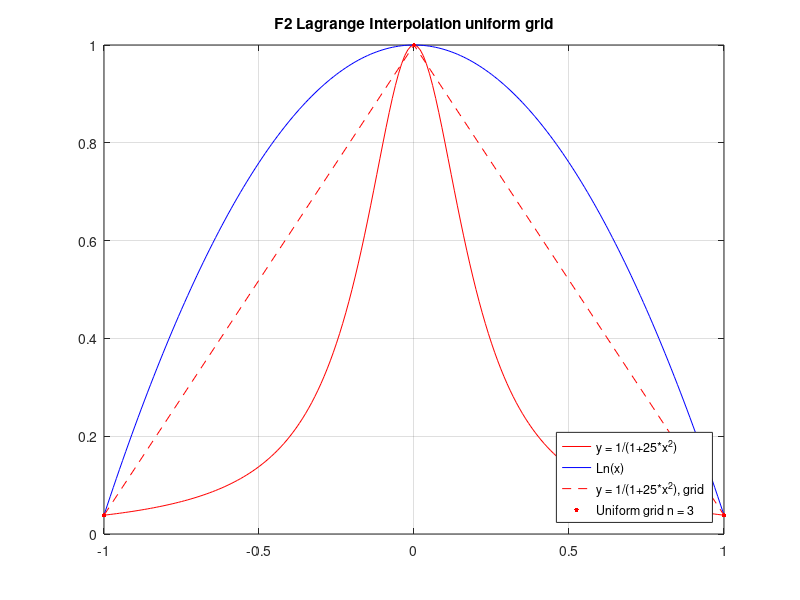
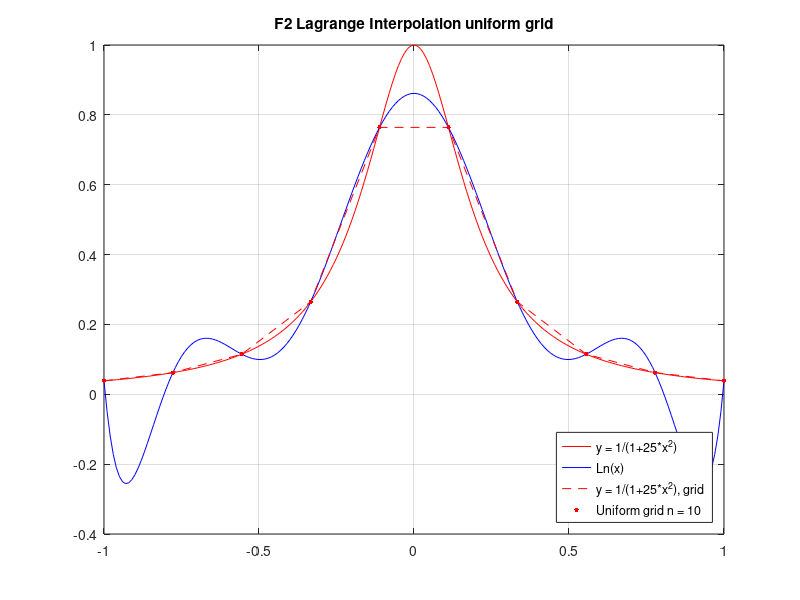
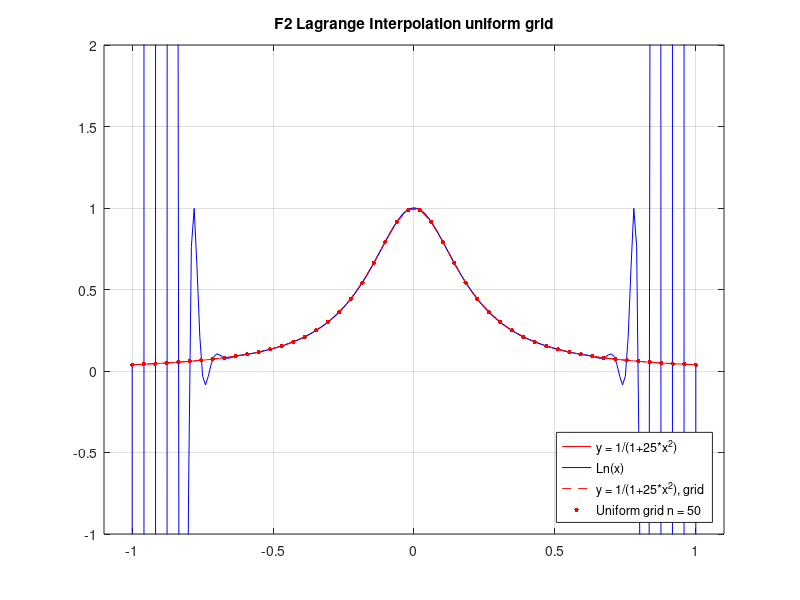
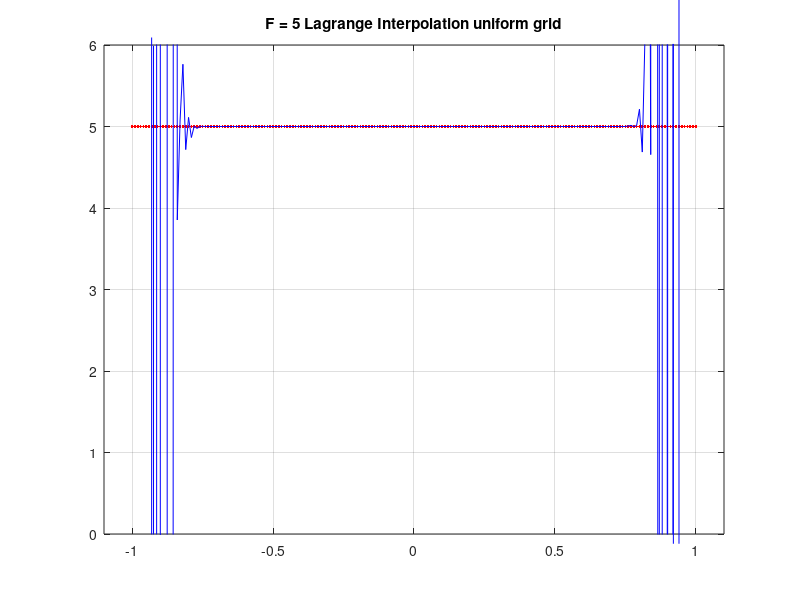

Source code (MATLAB) for these figures, in order:
% Интерполяция Лагранжем F2 равномерная сетка (n = 3)
dot_x=[-1  0  1];
dot_y=[0.0384615  1  0.0384615];

x = [-1:0.01:1];
y = 1./(1+25.*x.^2);
plot(x,y,'r');
hold on

x=[-1:0.01:1];
y=[0.0384615  0.0575962  0.0765385  0.0952885  0.113846  0.132212  0.150385  0.168365  0.186154  0.20375  0.221154  0.238365  0.255385  0.272212  0.288846  0.305288  0.321538  0.337596  0.353462  0.369135  0.384615  0.399904  0.415  0.429904  0.444615  0.459135  0.473462  0.487596  0.501538  0.515288  0.528846  0.542212  0.555385  0.568365  0.581154  0.59375  0.606154  0.618365  0.630385  0.642212  0.653846  0.665288  0.676538  0.687596  0.698462  0.709135  0.719615  0.729904  0.74  0.749904  0.759615  0.769135  0.778462  0.787596  0.796538  0.805288  0.813846  0.822212  0.830385  0.838365  0.846154  0.85375  0.861154  0.868365  0.875385  0.882212  0.888846  0.895288  0.901538  0.907596  0.913462  0.919135  0.924615  0.929904  0.935  0.939904  0.944615  0.949135  0.953462  0.957596  0.961538  0.965288  0.968846  0.972212  0.975385  0.978365  0.981154  0.98375  0.986154  0.988365  0.990385  0.992212  0.993846  0.995288  0.996538  0.997596  0.998462  0.999135  0.999615  0.999904  1  0.999904  0.999615  0.999135  0.998462  0.997596  0.996538  0.995288  0.993846  0.992212  0.990385  0.988365  0.986154  0.98375  0.981154  0.978365  0.975385  0.972212  0.968846  0.965288  0.961538  0.957596  0.953462  0.949135  0.944615  0.939904  0.935  0.929904  0.924615  0.919135  0.913462  0.907596  0.901538  0.895288  0.888846  0.882212  0.875385  0.868365  0.861154  0.85375  0.846154  0.838365  0.830385  0.822212  0.813846  0.805288  0.796538  0.787596  0.778462  0.769135  0.759615  0.749904  0.74  0.729904  0.719615  0.709135  0.698462  0.687596  0.676538  0.665288  0.653846  0.642212  0.630385  0.618365  0.606154  0.59375  0.581154  0.568365  0.555385  0.542212  0.528846  0.515288  0.501538  0.487596  0.473462  0.459135  0.444615  0.429904  0.415  0.399904  0.384615  0.369135  0.353462  0.337596  0.321538  0.305288  0.288846  0.272212  0.255385  0.238365  0.221154  0.20375  0.186154  0.168365  0.150385  0.132212  0.113846  0.0952885  0.0765385  0.0575962  0.0384615];
plot(x,y,'b');

plot(dot_x,dot_y,'r--');

for i = 1:3
    plot(dot_x(i), dot_y(i), 'r.','MarkerSize', 10);
end


title('F2 Lagrange Interpolation uniform grid');
legend({'y = 1/(1+25*x^2)', 'Ln(x)', 'y = 1/(1+25*x^2), grid', 'Uniform grid n = 3'}, 'Location', 'southeast');

%  xlim ([-1.1 1.1]);
%  ylim ([-0.1 1.1]);

grid on;
hold off

% Интерполяция Лагранжем F2 равномерная сетка (n = 10)
figure;
dot_x = [-1  -0.777778  -0.555556  -0.333333  -0.111111  0.111111  0.333333  0.555556  0.777778  1];
dot_y = [0.0384615  0.0620214  0.114731  0.264706  0.764151  0.764151  0.264706  0.114731  0.0620214  0.0384615];

x = [-1:0.01:1];
y = 1./(1+25.*x.^2);
plot(x,y,'r');
hold on

x=[-1:0.01:1];
y=[0.0384615  -0.0501555  -0.119692  -0.172463  -0.210595  -0.236037  -0.250572  -0.255826  -0.253275  -0.244258  -0.229981  -0.211529  -0.189871  -0.165869  -0.140286  -0.113791  -0.086966  -0.0603129  -0.03426  -0.00916664  0.0146705  0.0370125  0.0576732  0.0765147  0.0934422  0.1084  0.121369  0.13236  0.141411  0.148587  0.153972  0.157669  0.159797  0.160485  0.159877  0.158121  0.155372  0.151791  0.147537  0.142774  0.137661  0.132357  0.127017  0.121791  0.116821  0.112245  0.108194  0.104786  0.102136  0.100346  0.0995082  0.0997068  0.101014  0.103492  0.107193  0.112158  0.118417  0.125989  0.134886  0.145106  0.156639  0.169466  0.183557  0.198875  0.215373  0.232998  0.251688  0.271374  0.291982  0.31343  0.335632  0.358497  0.381929  0.40583  0.430098  0.454628  0.479313  0.504047  0.528719  0.553222  0.577448  0.601288  0.624638  0.647393  0.669452  0.690718  0.711094  0.73049  0.74882  0.766001  0.781957  0.796617  0.809915  0.821792  0.832195  0.841077  0.848399  0.854128  0.858239  0.860712  0.861538  0.860712  0.858239  0.854128  0.848399  0.841077  0.832195  0.821792  0.809915  0.796617  0.781957  0.766001  0.74882  0.73049  0.711094  0.690718  0.669452  0.647393  0.624638  0.601288  0.577448  0.553222  0.528719  0.504047  0.479313  0.454628  0.430098  0.40583  0.381929  0.358497  0.335632  0.31343  0.291982  0.271374  0.251688  0.232998  0.215373  0.198875  0.183557  0.169466  0.156639  0.145106  0.134886  0.125989  0.118417  0.112158  0.107193  0.103492  0.101014  0.0997068  0.0995082  0.100346  0.102136  0.104786  0.108194  0.112245  0.116821  0.121791  0.127017  0.132357  0.137661  0.142774  0.147537  0.151791  0.155372  0.158121  0.159877  0.160485  0.159797  0.157669  0.153972  0.148587  0.141411  0.13236  0.121369  0.1084  0.0934422  0.0765147  0.0576732  0.0370125  0.0146705  -0.00916664  -0.03426  -0.0603129  -0.086966  -0.113791  -0.140286  -0.165869  -0.189871  -0.211529  -0.229981  -0.244258  -0.253275  -0.255826  -0.250572  -0.236037  -0.210595  -0.172463  -0.119692  -0.0501555  0.0384615];
plot(x,y,'b');

plot(dot_x,dot_y,'r--');

for i = 1:10
    plot(dot_x(i), dot_y(i), 'r.','MarkerSize', 10);
end

title('F2 Lagrange Interpolation uniform grid');
legend({'y = 1/(1+25*x^2)', 'Ln(x)', 'y = 1/(1+25*x^2), grid', 'Uniform grid n = 10'}, 'Location', 'southeast');

%  xlim ([-1.1 1.1]);
%  ylim ([-0.7 1.1]);

grid on;
hold off

% Интерполяция Лагранжем F2 равномерная сетка (n = 50)
figure;
dot_x=[-1  -0.959184  -0.918367  -0.877551  -0.836735  -0.795918  -0.755102  -0.714286  -0.673469  -0.632653  -0.591837  -0.55102  -0.510204  -0.469388  -0.428571  -0.387755  -0.346939  -0.306122  -0.265306  -0.22449  -0.183673  -0.142857  -0.102041  -0.0612245  -0.0204082  0.0204082  0.0612245  0.102041  0.142857  0.183673  0.22449  0.265306  0.306122  0.346939  0.387755  0.428571  0.469388  0.510204  0.55102  0.591837  0.632653  0.673469  0.714286  0.755102  0.795918  0.836735  0.877551  0.918367  0.959184  1];
dot_y=[0.0384615  0.0416652  0.0452797  0.0493769  0.0540449  0.0593925  0.0655545  0.0727003  0.0810437  0.0908575  0.102493  0.116406  0.133196  0.153654  0.178832  0.210135  0.249429  0.299153  0.36236  0.442499  0.542476  0.662162  0.793457  0.914318  0.989695  0.989695  0.914318  0.793457  0.662162  0.542476  0.442499  0.36236  0.299153  0.249429  0.210135  0.178832  0.153654  0.133196  0.116406  0.102493  0.0908575  0.0810437  0.0727003  0.0655545  0.0593925  0.0540449  0.0493769  0.0452797  0.0416652  0.0384615];

x = [-1:0.01:1];
y = 1./(1+25.*x.^2);
plot(x,y,'r');
hold on

x=[-1:0.01:1];
y=[0.0384615  -651586  -358814  -107934  -3908  17957.5  12670.8  4717.78  370.186  -888.682  -750.077  -325.756  -39.8732  63.8226  62.9593  31.0679  5.2402  -5.95947  -6.82714  -3.73498  -0.745609  0.763852  0.997588  0.63373  0.211453  -0.0317536  -0.0850461  -0.0327743  0.0406241  0.0893364  0.104938  0.0991084  0.087129  0.0789529  0.0775462  0.0812398  0.0869031  0.0921169  0.095917  0.0985163  0.100639  0.102952  0.105791  0.109165  0.112901  0.116809  0.120781  0.124809  0.128951  0.133287  0.137876  0.142744  0.147892  0.153314  0.159004  0.164975  0.17125  0.177859  0.184833  0.192202  0.199991  0.208223  0.216924  0.226123  0.235854  0.246155  0.257067  0.268633  0.280896  0.293901  0.307694  0.322323  0.33784  0.354297  0.371746  0.390242  0.409834  0.43057  0.452489  0.475626  0.500001  0.525625  0.552486  0.58055  0.609755  0.639999  0.671141  0.702989  0.735295  0.767755  0.8  0.8316  0.862068  0.890868  0.917431  0.941177  0.96154  0.977996  0.990099  0.997505  0.999999  0.997505  0.990099  0.977996  0.96154  0.941177  0.917431  0.890868  0.862068  0.8316  0.8  0.767755  0.735295  0.702989  0.671141  0.639999  0.609755  0.58055  0.552486  0.525625  0.500001  0.475626  0.452489  0.43057  0.409834  0.390242  0.371746  0.354297  0.33784  0.322323  0.307694  0.293901  0.280896  0.268633  0.257067  0.246155  0.235854  0.226123  0.216924  0.208223  0.199991  0.192202  0.184833  0.177859  0.17125  0.164975  0.159004  0.153314  0.147892  0.142744  0.137876  0.133287  0.128951  0.124809  0.120781  0.116809  0.112901  0.109165  0.105791  0.102952  0.100639  0.0985163  0.095917  0.0921169  0.0869031  0.0812398  0.0775462  0.0789529  0.087129  0.0991084  0.104938  0.0893364  0.0406241  -0.0327743  -0.0850461  -0.0317537  0.211453  0.63373  0.997588  0.763852  -0.745609  -3.73498  -6.82714  -5.95947  5.2402  31.0679  62.9593  63.8226  -39.8732  -325.756  -750.077  -888.682  370.186  4717.78  12670.8  17957.5  -3908  -107934  -358814  -651586  0.0384615];
plot(x,y,'b');

plot(dot_x,dot_y,'r--');

for i = 1:50
    plot(dot_x(i), dot_y(i), 'r.','MarkerSize', 10);
end

title('F2 Lagrange Interpolation uniform grid');
legend({'y = 1/(1+25*x^2)', 'Ln(x)', 'y = 1/(1+25*x^2), grid', 'Uniform grid n = 50'}, 'Location', 'southeast');

xlim ([-1.1 1.1]);
ylim ([-1 2]);

grid on;
hold off

% Интерполяция Лагранжем F = 5 равномерная сетка (n = 100)
figure;
dot_x=[-1  -0.979798  -0.959596  -0.939394  -0.919192  -0.89899  -0.878788  -0.858586  -0.838384  -0.818182  -0.79798  -0.777778  -0.757576  -0.737374  -0.717172  -0.69697  -0.676768  -0.656566  -0.636364  -0.616162  -0.59596  -0.575758  -0.555556  -0.535354  -0.515152  -0.494949  -0.474747  -0.454545  -0.434343  -0.414141  -0.393939  -0.373737  -0.353535  -0.333333  -0.313131  -0.292929  -0.272727  -0.252525  -0.232323  -0.212121  -0.191919  -0.171717  -0.151515  -0.131313  -0.111111  -0.0909091  -0.0707071  -0.0505051  -0.030303  -0.010101  0.010101  0.030303  0.0505051  0.0707071  0.0909091  0.111111  0.131313  0.151515  0.171717  0.191919  0.212121  0.232323  0.252525  0.272727  0.292929  0.313131  0.333333  0.353535  0.373737  0.393939  0.414141  0.434343  0.454545  0.474747  0.494949  0.515152  0.535354  0.555556  0.575758  0.59596  0.616162  0.636364  0.656566  0.676768  0.69697  0.717172  0.737374  0.757576  0.777778  0.79798  0.818182  0.838384  0.858586  0.878788  0.89899  0.919192  0.939394  0.959596  0.979798  1];
dot_y=[5  5  5  5  5  5  5  5  5  5  5  5  5  5  5  5  5  5  5  5  5  5  5  5  5  5  5  5  5  5  5  5  5  5  5  5  5  5  5  5  5  5  5  5  5  5  5  5  5  5  5  5  5  5  5  5  5  5  5  5  5  5  5  5  5  5  5  5  5  5  5  5  5  5  5  5  5  5  5  5  5  5  5  5  5  5  5  5  5  5  5  5  5  5  5  5  5  5  5  5];

x = [-1:0.01:1];
y = 5;
plot(x,y,'r');
hold on

x=[-1:0.01:1];
y=[5  1.90223e+10  2.27905e+09  -6.85283e+09  1.95702e+06  941420  2.18824e+06  -228958  171088  -82022.5  1686.64  27386.5  460.666  -638.058  -104.967  90.997  3.85331  5.08039  5.76386  4.71657  5.11174  4.86452  5.00366  4.97627  5.00057  5.00171  5.00044  4.99946  5.00001  4.99995  5  4.99998  5  5  5  5  5  5  5  5  5  5  5  5  5  5  5  5  5  5  5  5  5  5  5  5  5  5  5  5  5  5  5  5  5  5  5  5  5  5  5  5  5  5  5  5  5  5  5  5  5  5  5  5  5  5  5  5  5  5  5  5  5  5  5  5  5  5  5  5  5  5  5  5  5  5  5  5  5  5  5  5  5  5  5  5  5  5  5  5  5  5  5  5  5  5  5  5  5  5  5  5  5  5  5  5  5  5  5  5  5  5  5  5  5  5  5  5  5  5  5  5  5  5  5  5  5  5  5  5  5  5  5  5  5  5  5  5  5  5  5.00001  5.00002  5.00004  4.99986  4.99955  5.00049  5.00533  5.01383  4.99679  5.01339  5.21215  4.68636  6.16384  13.8888  4.65515  163.191  62.9057  -61.1494  1583.8  -18976.4  3111.88  -492705  64702.4  -2.06328e+06  -1.12281e+06  4.02861e+07  1.52694e+07  -1.78882e+09  2.49282e+09  4.94671e+10  5];
plot(x,y,'b');

% plot(dot_x,dot_y,'r--');
% 
% for i = 1:50
%     plot(dot_x(i), dot_y(i), 'r.','MarkerSize', 10);
% end

title('F = 5 Lagrange Interpolation uniform grid');
%legend({'y = 1/(1+25*x^2)', 'Ln(x)', 'y = 1/(1+25*x^2), grid', 'Uniform grid n = 50'}, 'Location', 'southeast');

xlim ([-1.1 1.1]);
ylim ([0 6]);

grid on;
hold off
